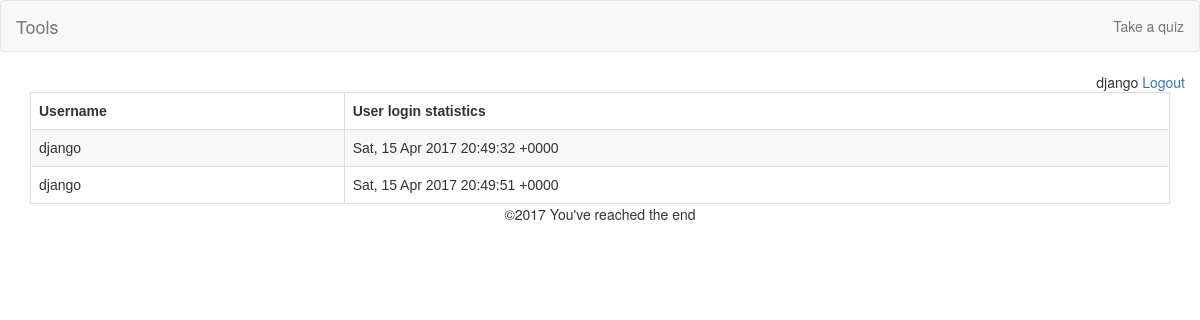
/user/stats/ (signed in), run on an earlier commit of the app's database.
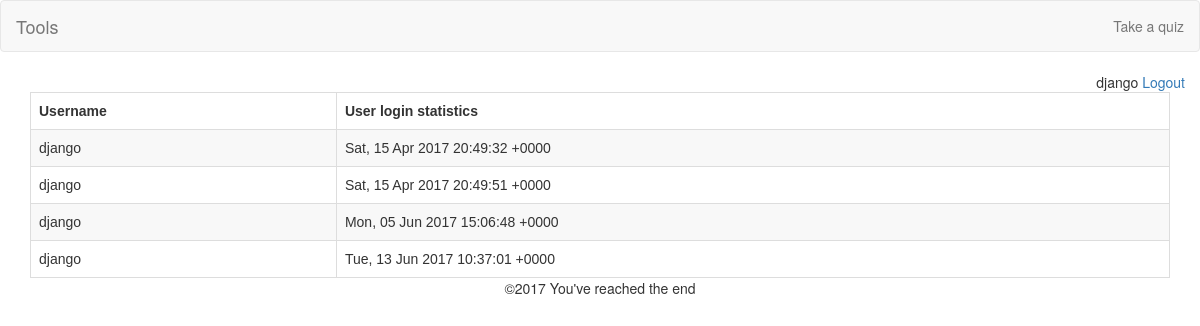
And on a later commit of the database.
### UserManagementApp/models.py (models this page shows)
class UserLoginDatetime(models.Model):
    user_name = models.CharField(verbose_name='User name', max_length=16)
    user_login_datetime = models.DateTimeField(verbose_name='User login datetime')

### UserManagementApp/views.py (the view)
# urls.py: url(r'^user/stats/$', user_stats, name='user_stats'),
@user_passes_test(lambda u: u.is_authenticated)
def user_stats(request):
    user_login_data = UserLoginDatetime.objects.filter(user_name=request.user)
    return render(request, 'user_stats.html', {'user_login_data': user_login_data})

### templates/user_stats.html (shortened to what this page needs)
{% extends "base.html" %}
{% load staticfiles %}
{% block menu %}
    <ul class="nav navbar-nav navbar-right">
        <li><a href="#">Take a quiz</a></li>
    </ul>
{% endblock %}
{% block login %}
    {% include "included-login-form.html" %}
{% endblock %}
{% block content %}
    <div class="container">
        <table>
            <tr>
                <th>
                    Username
                </th>
                <th>
                    User login statistics
                </th>
            </tr>
            {% for row in user_login_data %}
                <tr>
                    <td>
                        {{ row.user_name }}
                    </td>
                    <td>
                        {{ row.user_login_datetime|date:"r" }}
                    </td>
                </tr>
            {% endfor %}
        </table>
        </div>
{% endblock %}

### templates/base.html (shortened to what this page needs)
<!DOCTYPE html>
{% load staticfiles %}
<html lang="en">
<head>
    <link rel="stylesheet" href="https://maxcdn.bootstrapcdn.com/bootstrap/3.3.7/css/bootstrap.min.css">
    {% block css %}
        <link rel="stylesheet" type="text/css" href="{% static 'css/style.css' %}">
    {% endblock %}
</head>
<body>
<nav class="navbar navbar-default">
    <div class="container-fluid">
        <div class="navbar-header">
            <a class="navbar-brand" href="/">Tools</a>
        </div>
    {% block menu %}{% endblock %}
    </div>
</nav>
{% block login %}
{% endblock %}
{% block content %}{% endblock %}
<footer class="container-fuid text-center">
    {% block footer %}
        &copy;2017 You've reached the end
    {% endblock %}
</footer>
</body>
</html>

### templates/included-login-form.html (shortened to what this page needs)
{% if not request.user.is_authenticated %}
<!--Django takes user from the request in render(request)
https://docs.djangoproject.com/en/1.10/topics/auth/default/#authentication-in-web-requests-->
    {% if errors %}
        <div class="container-fluid">
            <div class="text-right">Login or password are incorrect. Please try again.</div>
        </div>
    {% endif %}
    <div class="container-fluid">
        <form class="navbar-form navbar-right form-inline" method="post" action="{% url 'login' %}">
            {% csrf_token %}
            <div class="form-group">
                <label for="login">Login:</label>
                <input type="text" id="login" value="" name="login">
            </div>
            <div class="form-group">
                <label for="pwd">Password:</label>
                <input type="password" class="form-control" id="pwd" value="" name="password">
            </div>
            <button type="submit" class="btn btn-default">Submit</button>
        </form>
    </div>
{% else %}
    <div class="container-fluid">
        <div class="text-right">
        {{ user.username }}
        <a href="{% url 'logout' %}">Logout</a>
        </div>
    </div>
{% endif %}

### static/css/style.css (style rules this page uses)
table { font-family: arial, sans-serif; border-collapse: collapse; width: 100%; }
td, th { border: 1px solid #dddddd; text-align: left; padding: 8px; }
tr:nth-child(even) { background-color: #f8f8f8; }

What changed in the data, as far as the page shows it:
added UserLoginDatetime: user_name "django", user_login_datetime "Mon, 05 Jun 2017 15:06:48 +0000"
added UserLoginDatetime: user_name "django", user_login_datetime "Tue, 13 Jun 2017 10:37:01 +0000"
